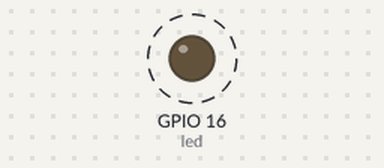
This program was run on a simulated ESP8266 board running MicroPython. Parts: output pins drawn as LEDs (lit = HIGH). Dashed ring = blinking. What the program prints to the serial console is not drawn. At 3.0 s the program stops and its outputs stay as they are.

Above: at 0.05 s.
Timing chart, 0 to 3.0 s (numbered marks = the images above):
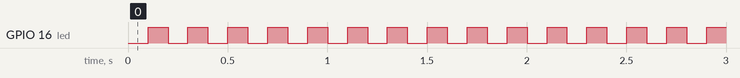

Measured:
- by itself, GPIO 16 (led): alternates HIGH for 0.10 s and LOW for 0.10 s, 29 changes in all, then stays HIGH

The program:

main_LEDNodeMCU.py
```python
# Blinky LED on NodeMCU V3, 2017-0625 PePo
import machine
import time

def blinkled():
    #  create builtin LED connected to pin D16 = GPIO16 on NodeMCU V3
    led = machine.Pin(16, machine.Pin.OUT)

    ledState = False # led off

    # toggle led 10x
    for i in range(30):
        if ledState:
            led.on() # led on
            #print ("LED on")
        else:
            led.off() # led off
            #print ("LED off")

        time.sleep(0.1) # 1 sec delay
        ledState =  not ledState
        #print('LED={0}'.format(ledState))

import sys
print(sys.implementation)
blinkled()
#print('Done!')
```
